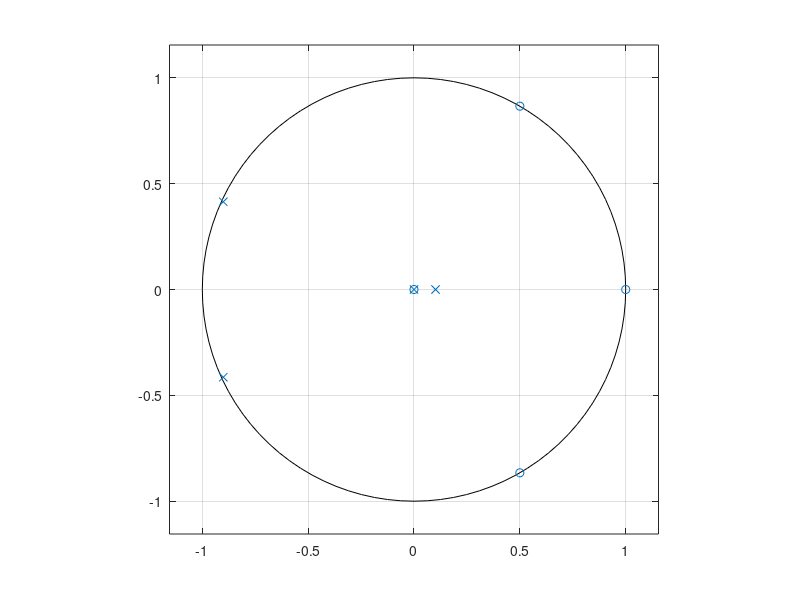
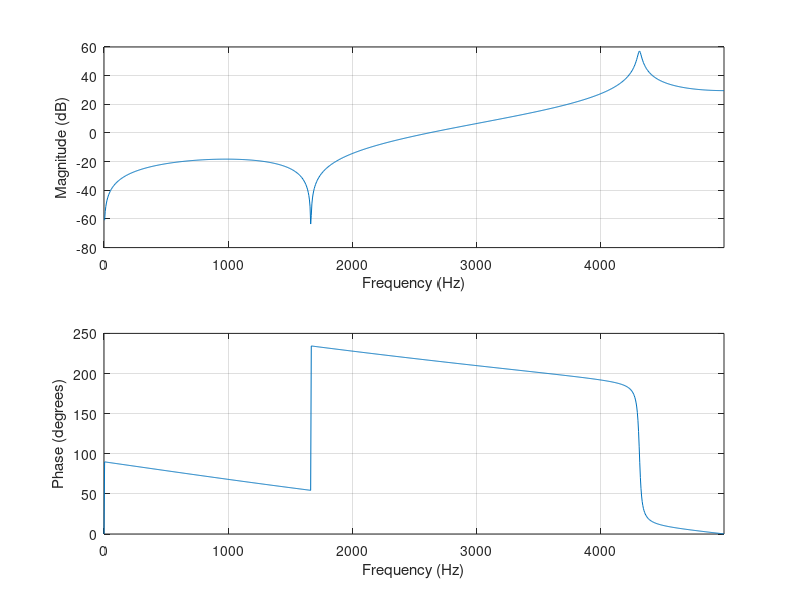

These charts were generated, in order, by the following MATLAB code:
%Segun el h formamos el los coeficientes de a y b

#b = [0 -1 2 -2 1];
#a = [0 -0.1 0.9 1.7 1];
b = [1 -2 2 -1 0];
a = [1 1.7 0.8 -0.1 0];

%Polos son las raices del a
p = roots(a);
N= length(p);

%Ceros son las raices del b
c = roots(b);
M= length(c);

%Grafico los polos y los ceros
figure(1);
zplane(b,a);

%Grafico la respuesta en frecuencia del impulso dado por los polinomios a y b

figure(2);
[h,f]= freqz(b,a,1024,0,10000);
freqz_plot(f,h);

